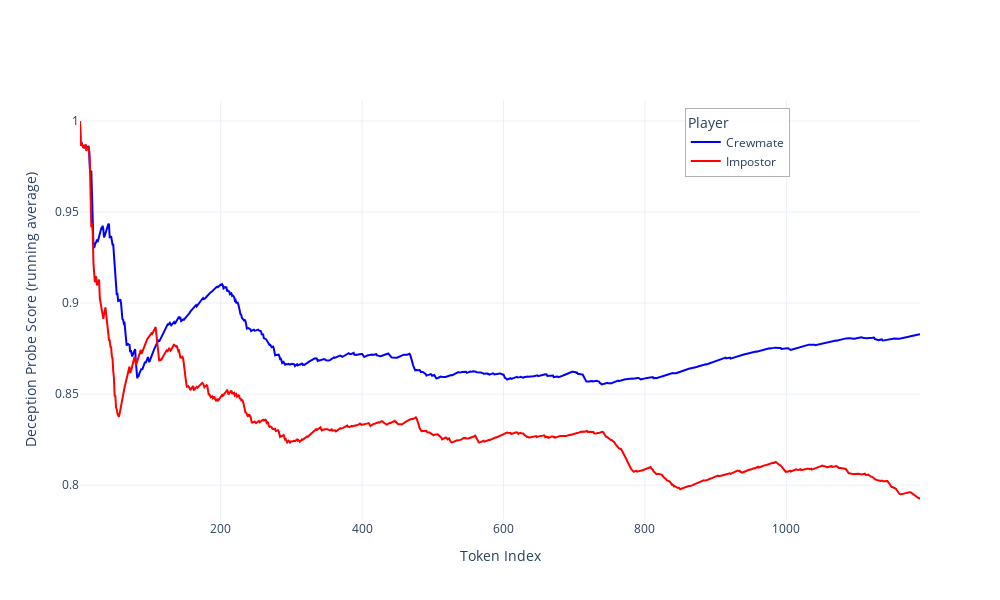

Here is the notebook cell this chart was saved with:
### Code cell
list1 = visualize_token_scores(42)[1]
list2 = visualize_token_scores(33)[1]

# Plot the running averages
running_avg_plot = plot_running_average_scores(list1, list2, window_size=10000)
running_avg_plot.show()

### Figure 1 — Plotly figure (JSON) as saved in the notebook; plotly's stock layout.template omitted (floating-point values rounded to 4 significant figures; data arrays with more than 128 entries replaced by an {"elided": "..."} marker saying what was removed)
{"data": [{"line": {"color": "blue"}, "mode": "lines", "name": "Crewmate", "type": "scatter", "x": {"elided": "1189 int values"}, "y": {"elided": "1189 float values"}}, {"line": {"color": "red"}, "mode": "lines", "name": "Impostor", "type": "scatter", "x": {"elided": "1189 int values"}, "y": {"elided": "1254 float values"}}], "layout": {"height": 600, "legend": {"bgcolor": "rgba(255, 255, 255, 0.8)", "bordercolor": "rgba(0, 0, 0, 0.3)", "borderwidth": 1, "title": {"text": "Player"}, "x": 0.72, "y": 0.98}, "title": {"text": ""}, "width": 1000, "xaxis": {"title": {"text": "Token Index"}}, "yaxis": {"title": {"text": "Deception Probe Score (running average)"}}}}
